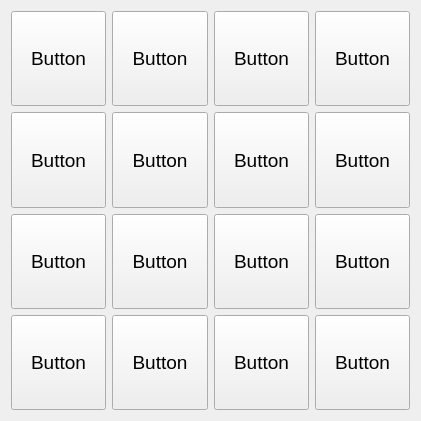
   <widget class="QWidget" name="gridLayoutWidget_4">
    <property name="geometry">
     <rect>
      <x>500</x>
      <y>520</y>
      <width>421</width>
      <height>421</height>
     </rect>
    </property>
    <property name="sizePolicy">
     <sizepolicy hsizetype="Preferred" vsizetype="Preferred">
      <horstretch>0</horstretch>
      <verstretch>0</verstretch>
     </sizepolicy>
    </property>
    <property name="font">
     <font>
      <pointsize>14</pointsize>
     </font>
    </property>
    <layout class="QGridLayout" name="grid4">
     <item row="0" column="1">
      <widget class="QPushButton" name="f5">
       <property name="sizePolicy">
        <sizepolicy hsizetype="Preferred" vsizetype="Preferred">
         <horstretch>0</horstretch>
         <verstretch>0</verstretch>
        </sizepolicy>
       </property>
       <property name="font">
        <font>
         <pointsize>14</pointsize>
        </font>
       </property>
       <property name="text">
        <string>Button</string>
       </property>
      </widget>
     </item>
     <item row="0" column="2">
      <widget class="QPushButton" name="g5">
       <property name="sizePolicy">
        <sizepolicy hsizetype="Preferred" vsizetype="Preferred">
         <horstretch>0</horstretch>
         <verstretch>0</verstretch>
        </sizepolicy>
       </property>
       <property name="font">
        <font>
         <pointsize>14</pointsize>
        </font>
       </property>
       <property name="text">
        <string>Button</string>
       </property>
      </widget>
     </item>
     <item row="0" column="0">
      <widget class="QPushButton" name="e5">
       <property name="sizePolicy">
        <sizepolicy hsizetype="Preferred" vsizetype="Preferred">
         <horstretch>0</horstretch>
         <verstretch>0</verstretch>
        </sizepolicy>
       </property>
       <property name="font">
        <font>
         <pointsize>14</pointsize>
        </font>
       </property>
       <property name="text">
        <string>Button</string>
       </property>
      </widget>
     </item>
     <item row="2" column="0">
      <widget class="QPushButton" name="e7">
       <property name="sizePolicy">
        <sizepolicy hsizetype="Preferred" vsizetype="Preferred">
         <horstretch>0</horstretch>
         <verstretch>0</verstretch>
        </sizepolicy>
       </property>
       <property name="font">
        <font>
         <pointsize>14</pointsize>
        </font>
       </property>
       <property name="text">
        <string>Button</string>
       </property>
      </widget>
     </item>
     <item row="1" column="0">
      <widget class="QPushButton" name="e6">
       <property name="sizePolicy">
        <sizepolicy hsizetype="Preferred" vsizetype="Preferred">
         <horstretch>0</horstretch>
         <verstretch>0</verstretch>
        </sizepolicy>
       </property>
       <property name="font">
        <font>
         <pointsize>14</pointsize>
        </font>
       </property>
       <property name="text">
        <string>Button</string>
       </property>
      </widget>
     </item>
     <item row="3" column="0">
      <widget class="QPushButton" name="e8">
       <property name="sizePolicy">
        <sizepolicy hsizetype="Preferred" vsizetype="Preferred">
         <horstretch>0</horstretch>
         <verstretch>0</verstretch>
        </sizepolicy>
       </property>
       <property name="font">
        <font>
         <pointsize>14</pointsize>
        </font>
       </property>
       <property name="text">
        <string>Button</string>
       </property>
      </widget>
     </item>
     <item row="0" column="3">
      <widget class="QPushButton" name="h5">
       <property name="sizePolicy">
        <sizepolicy hsizetype="Preferred" vsizetype="Preferred">
         <horstretch>0</horstretch>
         <verstretch>0</verstretch>
        </sizepolicy>
       </property>
       <property name="font">
        <font>
         <pointsize>14</pointsize>
        </font>
       </property>
       <property name="text">
        <string>Button</string>
       </property>
      </widget>
     </item>
     <item row="1" column="1">
      <widget class="QPushButton" name="f6">
       <property name="sizePolicy">
        <sizepolicy hsizetype="Preferred" vsizetype="Preferred">
         <horstretch>0</horstretch>
         <verstretch>0</verstretch>
        </sizepolicy>
       </property>
       <property name="font">
        <font>
         <pointsize>14</pointsize>
        </font>
       </property>
       <property name="text">
        <string>Button</string>
       </property>
      </widget>
     </item>
     <item row="2" column="1">
      <widget class="QPushButton" name="f7">
       <property name="sizePolicy">
        <sizepolicy hsizetype="Preferred" vsizetype="Preferred">
         <horstretch>0</horstretch>
         <verstretch>0</verstretch>
        </sizepolicy>
       </property>
       <property name="font">
        <font>
         <pointsize>14</pointsize>
        </font>
       </property>
       <property name="text">
        <string>Button</string>
       </property>
      </widget>
     </item>
     <item row="3" column="1">
      <widget class="QPushButton" name="f8">
       <property name="sizePolicy">
        <sizepolicy hsizetype="Preferred" vsizetype="Preferred">
         <horstretch>0</horstretch>
         <verstretch>0</verstretch>
        </sizepolicy>
       </property>
       <property name="font">
        <font>
         <pointsize>14</pointsize>
        </font>
       </property>
       <property name="text">
        <string>Button</string>
       </property>
      </widget>
     </item>
     <item row="1" column="2">
      <widget class="QPushButton" name="g6">
       <property name="sizePolicy">
        <sizepolicy hsizetype="Preferred" vsizetype="Preferred">
         <horstretch>0</horstretch>
         <verstretch>0</verstretch>
        </sizepolicy>
       </property>
       <property name="font">
        <font>
         <pointsize>14</pointsize>
        </font>
       </property>
       <property name="text">
        <string>Button</string>
       </property>
      </widget>
     </item>
     <item row="2" column="2">
      <widget class="QPushButton" name="g7">
       <property name="sizePolicy">
        <sizepolicy hsizetype="Preferred" vsizetype="Preferred">
         <horstretch>0</horstretch>
         <verstretch>0</verstretch>
        </sizepolicy>
       </property>
       <property name="font">
        <font>
         <pointsize>14</pointsize>
        </font>
       </property>
       <property name="text">
        <string>Button</string>
       </property>
      </widget>
     </item>
     <item row="3" column="2">
      <widget class="QPushButton" name="g8">
       <property name="sizePolicy">
        <sizepolicy hsizetype="Preferred" vsizetype="Preferred">
         <horstretch>0</horstretch>
         <verstretch>0</verstretch>
        </sizepolicy>
       </property>
       <property name="font">
        <font>
         <pointsize>14</pointsize>
        </font>
       </property>
       <property name="text">
        <string>Button</string>
       </property>
      </widget>
     </item>
     <item row="1" column="3">
      <widget class="QPushButton" name="h6">
       <property name="sizePolicy">
        <sizepolicy hsizetype="Preferred" vsizetype="Preferred">
         <horstretch>0</horstretch>
         <verstretch>0</verstretch>
        </sizepolicy>
       </property>
       <property name="font">
        <font>
         <pointsize>14</pointsize>
        </font>
       </property>
       <property name="text">
        <string>Button</string>
       </property>
      </widget>
     </item>
     <item row="2" column="3">
      <widget class="QPushButton" name="h7">
       <property name="sizePolicy">
        <sizepolicy hsizetype="Preferred" vsizetype="Preferred">
         <horstretch>0</horstretch>
         <verstretch>0</verstretch>
        </sizepolicy>
       </property>
       <property name="font">
        <font>
         <pointsize>14</pointsize>
        </font>
       </property>
       <property name="text">
        <string>Button</string>
       </property>
      </widget>
     </item>
     <item row="3" column="3">
      <widget class="QPushButton" name="h8">
       <property name="sizePolicy">
        <sizepolicy hsizetype="Preferred" vsizetype="Preferred">
         <horstretch>0</horstretch>
         <verstretch>0</verstretch>
        </sizepolicy>
       </property>
       <property name="font">
        <font>
         <pointsize>14</pointsize>
        </font>
       </property>
       <property name="text">
        <string>Button</string>
       </property>
      </widget>
     </item>
    </layout>
   </widget>
